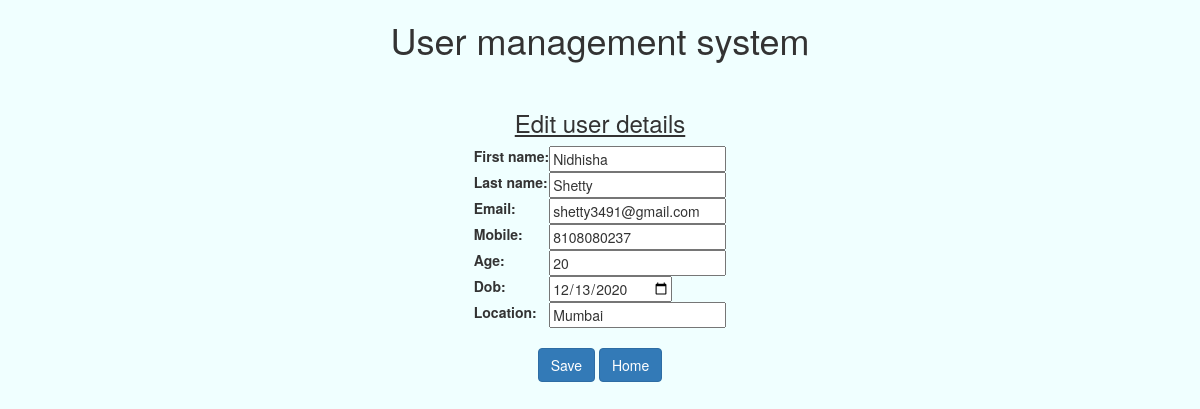
Page /user_edit/29/ (signed in) on the committed database.
### pricebabaapp/models.py (models this page shows, shortened)
class Pricebaba(models.Model):
	first_name = models.CharField(max_length=100, null=False);
	last_name = models.CharField(max_length=100, null=False);
	email = models.EmailField(max_length = 254);
	mobile = models.IntegerField(validators=[MinValueValidator(7000000000), MaxValueValidator(9999999999)], null=False);
	age = models.IntegerField(max_length=100, null=False);
	dob =  models.DateField();
	location = models.CharField(max_length=100, null=False);
	created_by = models.ForeignKey(User, on_delete=models.CASCADE, default='1')

### pricebabaapp/decorators.py (the view)
	def wrap(request, *args, **kwargs):
		entry = Pricebaba.objects.get(pk=kwargs['id'])
		if entry.created_by == request.user:
			return function(request, *args, **kwargs)
		else:
			raise PermissionDenied

### pricebabaapp/forms.py
class Pricebabaf(forms.ModelForm):
	class Meta:
		model = Pricebaba
		fields=[
			'first_name',
			'last_name',
			'email',
			'mobile',
			'age',
			'dob',
	 		'location'
		]
		widgets = {
            'dob': DateInput(),
        }

### pricebabaapp/views.py (called while the page is built)
@login_required
@user_is_entry_author
def edit_view(request, id, **kwargs):
    entry = Pricebaba.objects.get(pk=id)
    form=Pricebabaf(request.POST or None, request.FILES or None, instance=entry)
    if form.is_valid():
    	form.save()
    	messages.info(request, "User details changed successfully!")
    	form=Pricebabaf()
    context={
    	'user_form':form
    }
    return render(request, "edit.html", context)

### pricebabaapp/templates/edit.html (shortened to what this page needs)
{% extends 'base.html' %}
{% block content %}
<h3 align="center"><u>Edit user details</u></h3>
<form method="POST"> {% csrf_token %}
<table align="center">
{{ user_form }}
</table> <br>
<p align="center">
<input type='submit' value='Save' button type="button" class="btn btn-primary">
<a href="/"><button type="button" class="btn btn-primary">Home</button></a>
</p>
</form>
{% endblock %}

### rows in the picture
Pricebaba: first_name "Nidhisha", last_name "Shetty", email "shetty3491@gmail.com", mobile "8108080237", age "20", dob "12/13/2020", location "Mumbai"
